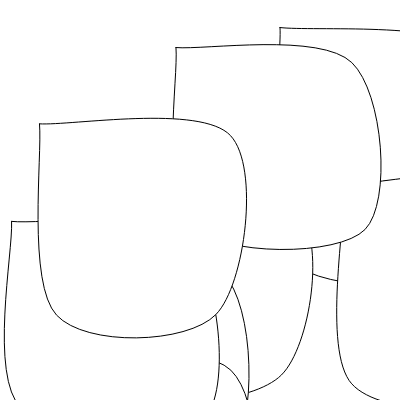
Frame 1 (no input)
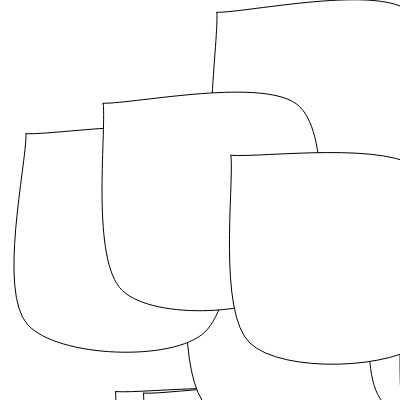
Frame 2 (the mouse pressed at the canvas centre, redrawn once)

The p5.js sketch that drew these frames (run headless with seeded random() and noise() and a simulated clock; the mouse was pressed at the canvas centre and the sketch redrawn once):

// p5.js sketch
// ── sketch.js

const sketchWidth = 400;
const sketchHeight = 400;


let offsetX = 0;
let offsetY = 0;


let x = 0;
let y = 0;




function preload(){
  // preload assets
}

function setup () {
  createCanvas(sketchWidth, sketchHeight);


}

function draw () {
  background (255);
  stroke('black');
  strokeWeight (1);

  for (let counter = 0; counter < 10; counter += 1){

  
  x = random (0, sketchWidth);
  y = random (0, sketchHeight);


  beginShape();
  curveVertex(x, y);
  curveVertex(x, y);
  curveVertex(x + random (175, 200), y + random(0, 25));
  curveVertex(x + random (175, 200) , y + random (175, 200));
  curveVertex(x + random(0, 25), y + random (175, 200));
  
 
  endShape(CLOSE);
  
  }

  

  noLoop();
  


  
 
}
